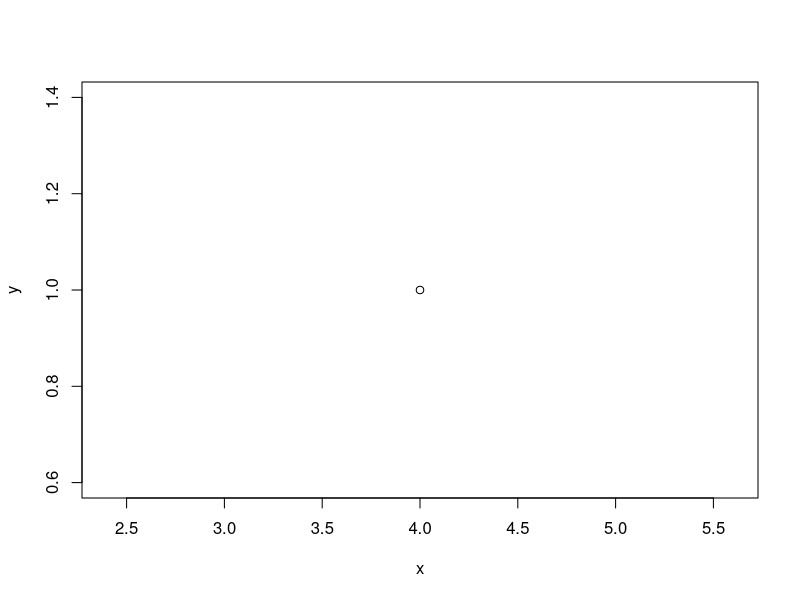
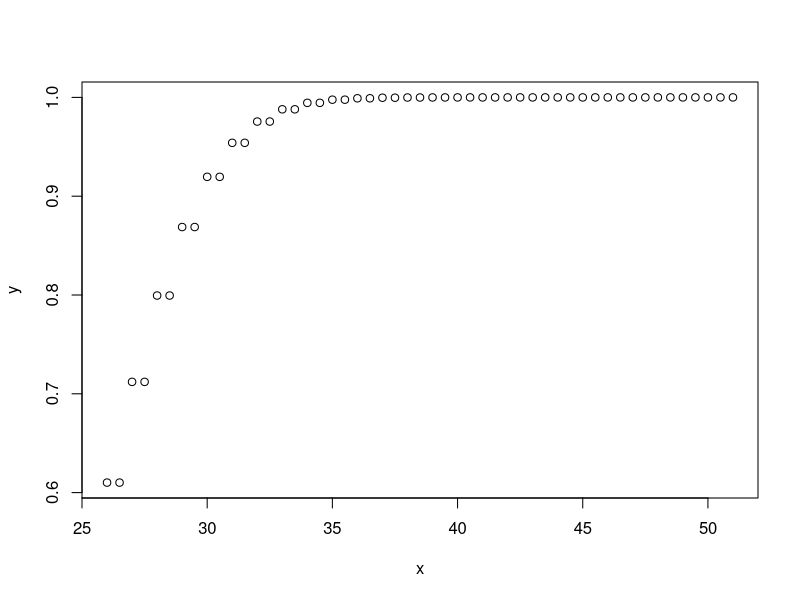
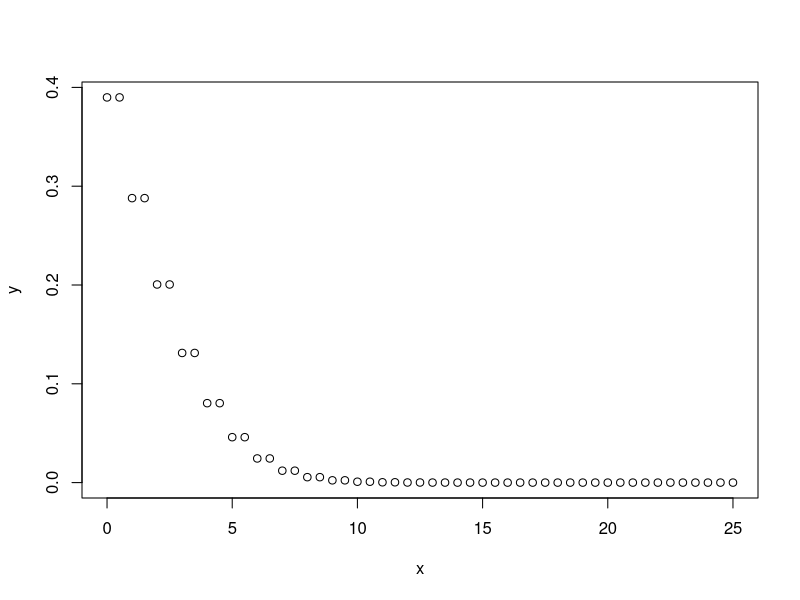
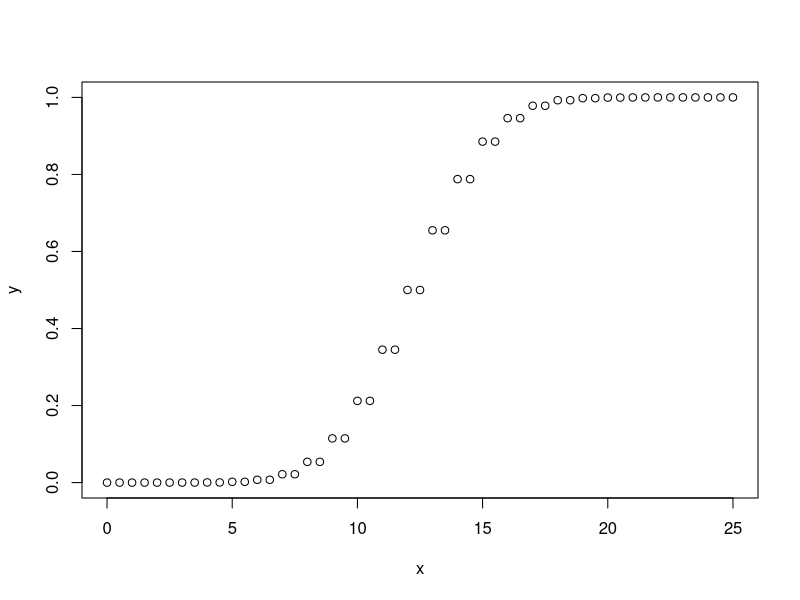

R code for these plots, in order:
x<-4
y<-pbinom(x,4,0.5)
print(y)

x<-seq(0,4,0.1)
x<-4
y<-pbinom(x,4,0.1)
print(y)
plot(x,y)

x<-26
y<-dbinom(x,51,0.5)
print(y)

x<-seq(26,51,0.5)
y <- pbinom(x,51,0.5)

print(x)
plot(x,y)

y<-1-pbinom(x,51,0.5)
x<-seq(0,25,0.5)
print(y)
plot(x,y)

x<-seq(0,25,0.5)
y<-pbinom(x,25,0.5)
plot(x,y)

x <- seq(0,50,1)
y <- dbinom(x,50,0.5)
print(dbinom(0, size=12, prob=0.2) + 
        + dbinom(1, size=12, prob=0.2) + 
        + dbinom(2, size=12, prob=0.2) + 
        + dbinom(3, size=12, prob=0.2) + 
        + dbinom(4, size=12, prob=0.2))
print(pbinom(4,12,0.2))
